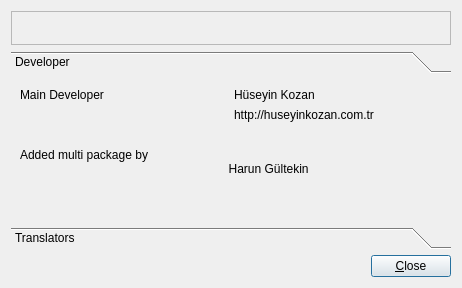
<?xml version="1.0" encoding="UTF-8"?>
<ui version="4.0">
 <class>AboutDialog</class>
 <widget class="QDialog" name="AboutDialog">
  <property name="geometry">
   <rect>
    <x>0</x>
    <y>0</y>
    <width>462</width>
    <height>288</height>
   </rect>
  </property>
  <property name="windowTitle">
   <string>About PiSiDo</string>
  </property>
  <layout class="QGridLayout" name="gridLayout_3">
   <item row="0" column="0">
    <widget class="QFrame" name="frame">
     <property name="frameShape">
      <enum>QFrame::StyledPanel</enum>
     </property>
     <property name="frameShadow">
      <enum>QFrame::Raised</enum>
     </property>
     <layout class="QGridLayout" name="gridLayout_4">
      <item row="0" column="0">
       <widget class="QLabel" name="lbl_program_name">
        <property name="text">
         <string/>
        </property>
       </widget>
      </item>
      <item row="0" column="1">
       <widget class="QLabel" name="lbl_program_version">
        <property name="text">
         <string/>
        </property>
       </widget>
      </item>
     </layout>
    </widget>
   </item>
   <item row="1" column="0">
    <widget class="QToolBox" name="toolBox">
     <property name="currentIndex">
      <number>0</number>
     </property>
     <widget class="QWidget" name="page_0">
      <property name="geometry">
       <rect>
        <x>0</x>
        <y>0</y>
        <width>444</width>
        <height>142</height>
       </rect>
      </property>
      <attribute name="label">
       <string>Developer</string>
      </attribute>
      <layout class="QGridLayout" name="gridLayout_2">
       <item row="0" column="0">
        <widget class="QLabel" name="label_3">
         <property name="text">
          <string>Main Developer</string>
         </property>
        </widget>
       </item>
       <item row="1" column="1">
        <widget class="QLabel" name="label_6">
         <property name="text">
          <string>http://huseyinkozan.com.tr</string>
         </property>
        </widget>
       </item>
       <item row="4" column="1">
        <spacer name="verticalSpacer">
         <property name="orientation">
          <enum>Qt::Vertical</enum>
         </property>
         <property name="sizeHint" stdset="0">
          <size>
           <width>20</width>
           <height>40</height>
          </size>
         </property>
        </spacer>
       </item>
       <item row="0" column="1">
        <widget class="QLabel" name="label_4">
         <property name="text">
          <string>Hüseyin Kozan</string>
         </property>
        </widget>
       </item>
       <item row="2" column="1">
        <widget class="QLabel" name="label_5">
         <property name="text">
          <string>&lt;posta@huseyinkozan.com.tr&gt;</string>
         </property>
        </widget>
       </item>
       <item row="3" column="0" colspan="2">
        <widget class="QLabel" name="label_7">
         <property name="text">
          <string>Added multi package by
				     Harun Gültekin
				     &lt;hrngultekin@gmail.com&gt;</string>
         </property>
        </widget>
       </item>
      </layout>
     </widget>
     <widget class="QWidget" name="page_1">
      <property name="geometry">
       <rect>
        <x>0</x>
        <y>0</y>
        <width>444</width>
        <height>142</height>
       </rect>
      </property>
      <attribute name="label">
       <string>Translators</string>
      </attribute>
      <layout class="QVBoxLayout" name="verticalLayout">
       <item>
        <layout class="QHBoxLayout" name="horizontalLayout_2">
         <item>
          <widget class="QLabel" name="label">
           <property name="text">
            <string>Turkish</string>
           </property>
          </widget>
         </item>
         <item>
          <widget class="QLabel" name="label_2">
           <property name="text">
            <string>Hüseyin Kozan &lt;posta@huseyinkozan.com.tr&gt;</string>
           </property>
          </widget>
         </item>
        </layout>
       </item>
       <item>
        <spacer name="verticalSpacer_2">
         <property name="orientation">
          <enum>Qt::Vertical</enum>
         </property>
         <property name="sizeHint" stdset="0">
          <size>
           <width>20</width>
           <height>40</height>
          </size>
         </property>
        </spacer>
       </item>
      </layout>
     </widget>
    </widget>
   </item>
   <item row="3" column="0">
    <layout class="QHBoxLayout" name="horizontalLayout">
     <item>
      <spacer name="horizontalSpacer">
       <property name="orientation">
        <enum>Qt::Horizontal</enum>
       </property>
       <property name="sizeHint" stdset="0">
        <size>
         <width>40</width>
         <height>20</height>
        </size>
       </property>
      </spacer>
     </item>
     <item>
      <widget class="QPushButton" name="pushButton">
       <property name="text">
        <string>&amp;Close</string>
       </property>
      </widget>
     </item>
    </layout>
   </item>
  </layout>
 </widget>
 <tabstops>
  <tabstop>pushButton</tabstop>
 </tabstops>
 <resources/>
 <connections>
  <connection>
   <sender>pushButton</sender>
   <signal>clicked()</signal>
   <receiver>AboutDialog</receiver>
   <slot>close()</slot>
   <hints>
    <hint type="sourcelabel">
     <x>333</x>
     <y>280</y>
    </hint>
    <hint type="destinationlabel">
     <x>375</x>
     <y>295</y>
    </hint>
   </hints>
  </connection>
 </connections>
</ui>
